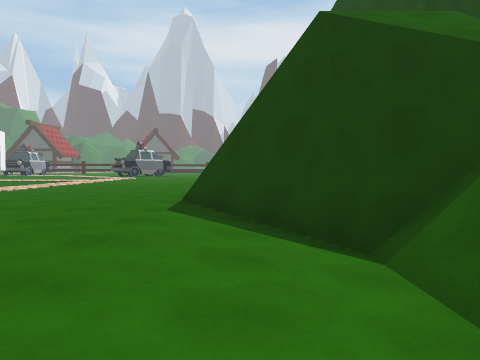
View 1 (above)

24 first-person views from a walk through a 3-D level made in the Unity game engine. The camera is 1.4 m above the floor, tilts 2° down and sees 70° across. The floor is counted in squares, 2 m on a side. Each view is taken from the middle of a square. On the plan, view 1 faces up. The plan holds only what a view shows up to about 11 squares ahead; the rest is blank. The place goes on beyond the plan. The player character is not drawn.

View 2
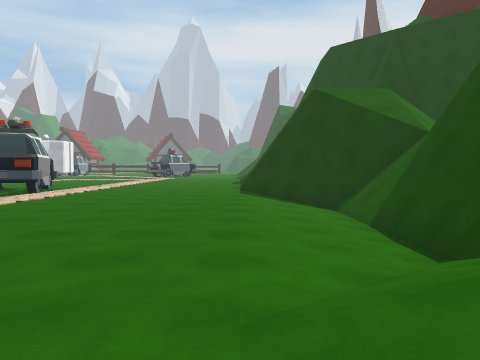

View 3
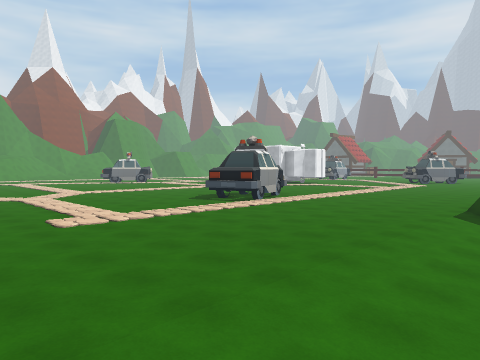

View 4
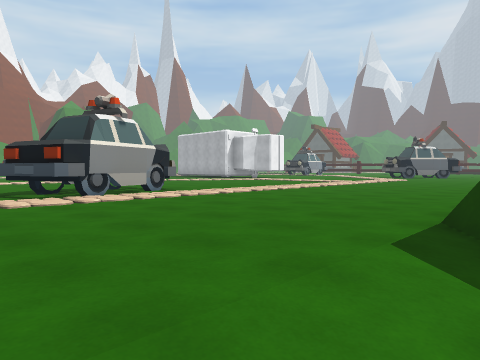

View 5
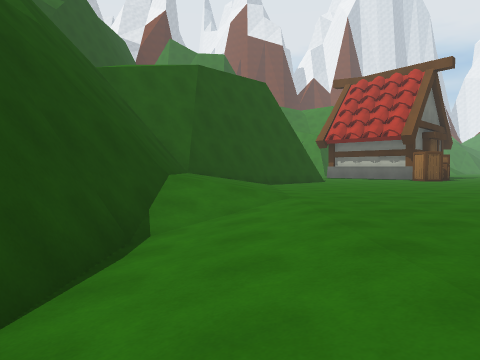

View 6
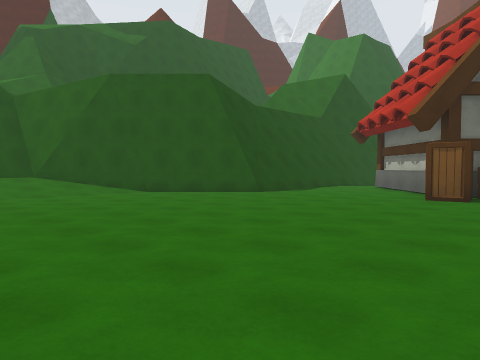

View 7
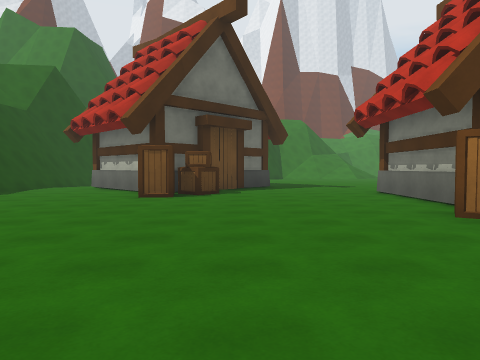

View 8
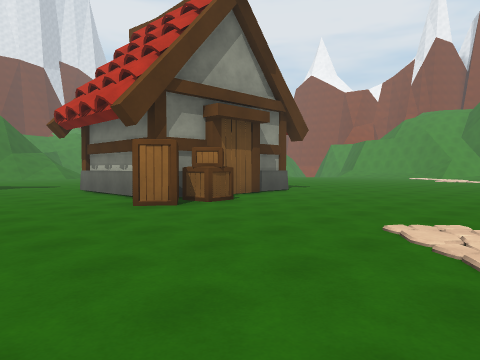

View 9
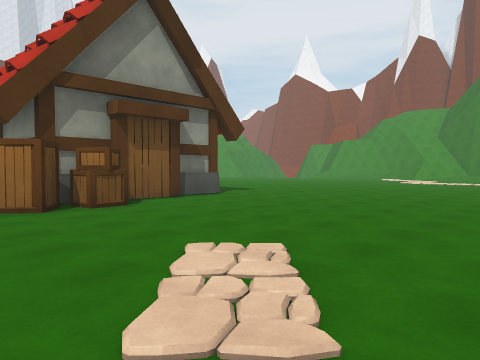

View 10
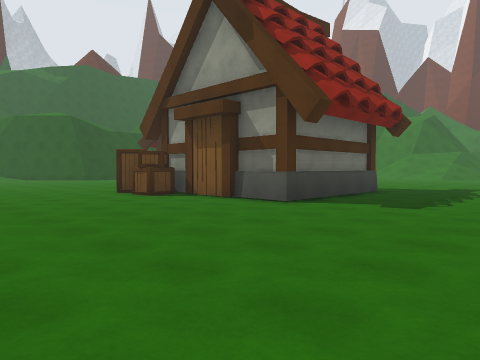

View 11
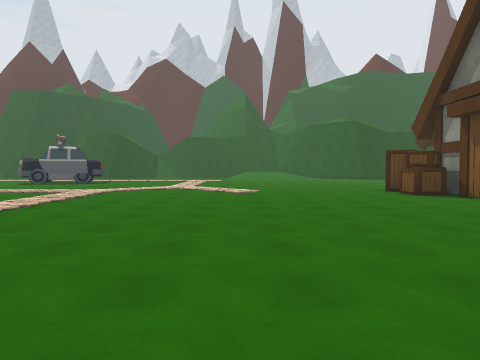

View 12
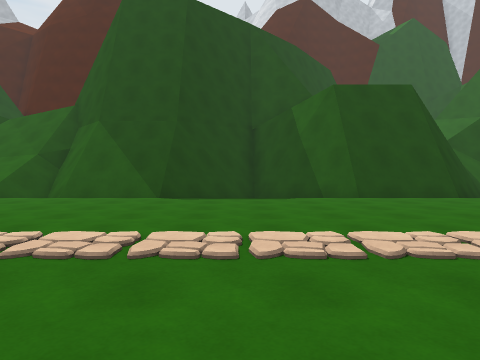

View 13
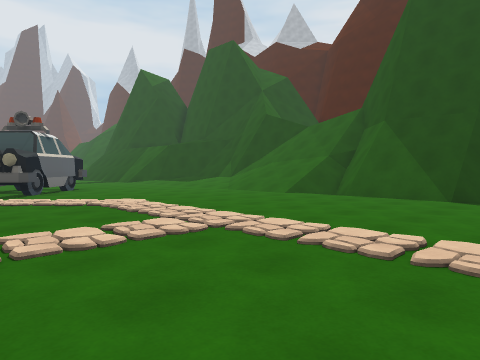

View 14
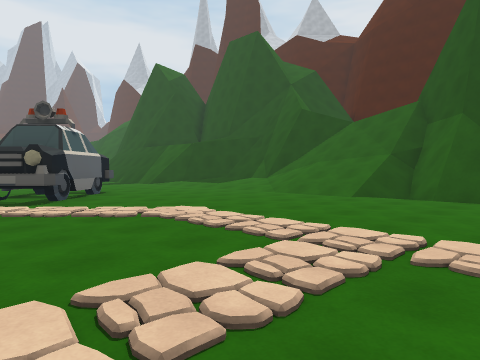

View 15
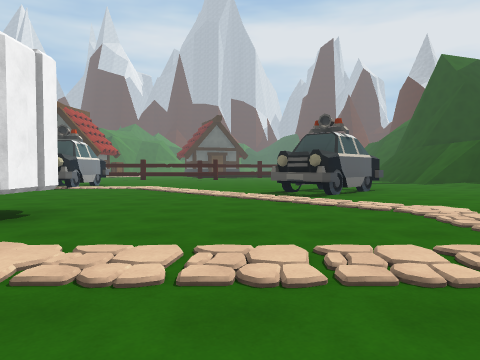

View 16
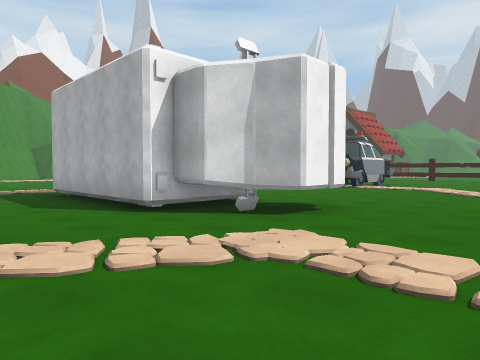

View 17
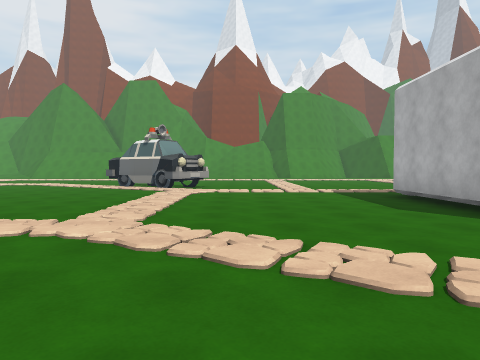

View 18
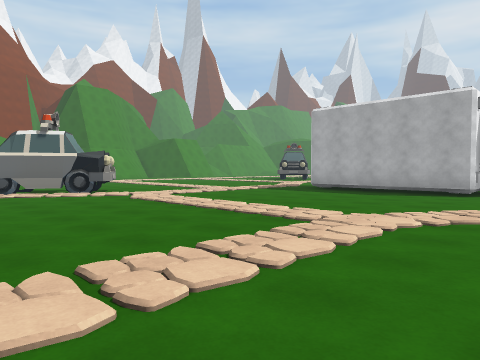

View 19
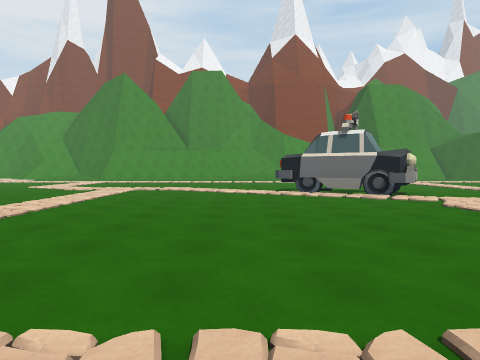

View 20
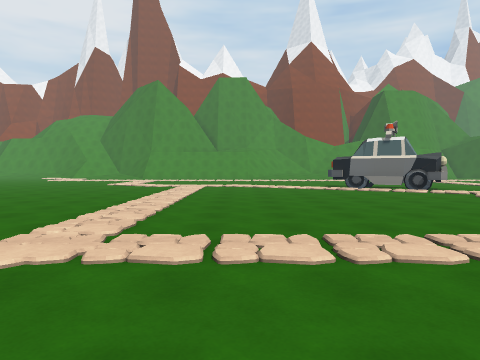

View 21
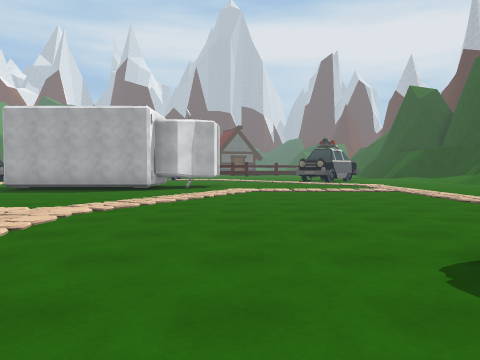

View 22
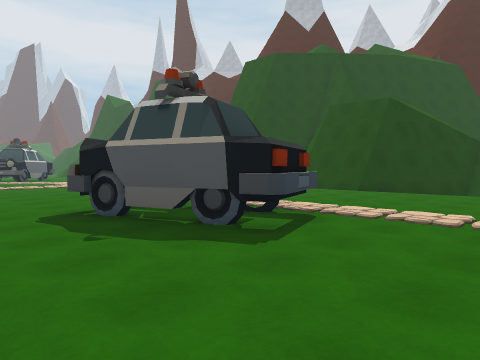

View 23
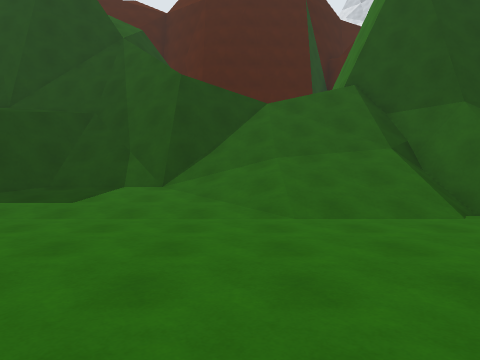

View 24
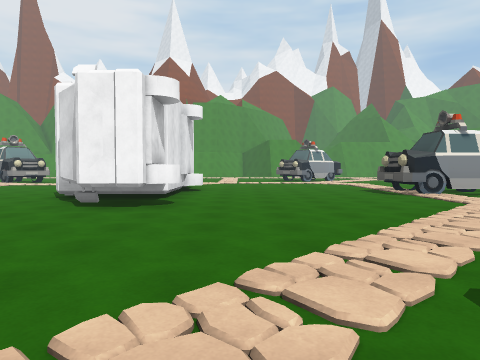

### Floor plan
Key: @ floor where view 1 was taken; # wall or solid block; . main floor; : floor 0.25 m higher than the main floor; / step, stairs or slope; = window, fence, low wall or low ledge; ^ raised ledge; v drop or lower ground; T thing the floor can be seen under or through; O other object.
Columns run from 24 left of view 1 to 4 right of it. Each row starts with its distance up from view 1.
 23        .OO..:....O O...////##
 22        ......::.O #....///=##
 21        .......::.O.....///=v
 20        ........::......////v
 19        .........::...../////
 18        =.........:...../////
 17        ###TTT.....:..../////#
 16        ####^T...........=####
 15     :.#####............==/#
 14     :..................///#
 13     :.......:..........=#=#
 12 ..  :.......:...........###
 11 ....:......:............ ##
 10 ....:.....::............/#
  9   ##.::::::.............##
  8   #:......:............##
  7  ##.......:.....O......##
  6  .:.......:....O O.....##
  5  .........:.....##......##
  4 :.........:.....OOO...../####
  3 :.........:.............////#
  2 :.........:.............///##
  1  ::::::::::. ...........//##
  0 :...........  ..........@/#
 -1 ............::::::......//#
 -2 ...........:............//#
 -3 ..........:.............//#
 -4 ........................//#
 -5  .......................//#
 -6  .......................//#
 -7   ....................../##
 -8   .......##............/##
 -9   ....#####.........../##
-10   ....#   #........../##
-11   ....#   #..........##
-12    ...#   #....##....#
-13    ...#   #....###...#
-14    ...    .....# ##..#

Where each view was taken, in squares from view 1:
view 1: 0 up, 0 right, facing up
view 2: 5 down, 1 left, facing up
view 3: 4 down, 1 right, facing up-left
view 4: 2 up, 0 right, facing up-left
view 5: 3 up, 0 right, facing down
view 6: 3 down, 10 left, facing down-right
view 7: 3 down, 10 left, facing down
view 8: 2 down, 10 left, facing down-left
view 9: 1 down, 12 left, facing down-left
view 10: 3 down, 23 left, facing down-right
view 11: 3 down, 24 left, facing right
view 12: 11 up, 9 left, facing right
view 13: 11 up, 9 left, facing up-right
view 14: 13 up, 9 left, facing up-right
view 15: 12 up, 9 left, facing up
view 16: 12 up, 9 left, facing up-left
view 17: 11 up, 10 left, facing left
view 18: 5 up, 12 left, facing up-left
view 19: 5 up, 13 left, facing left
view 20: 3 up, 11 left, facing left
view 21: 4 up, 11 left, facing up
view 22: 1 up, 11 left, facing up-right
view 23: 20 up, 6 left, facing right
view 24: 19 up, 6 left, facing left
